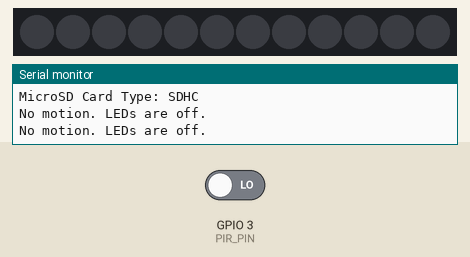
This sketch was run on a simulated ESP32. Parts: 12 RGB LEDs in strip order, left to right, the last lines printed to the serial monitor. The inputs (shaded band) are chosen by the test bench; at power-on: GPIO 3 (PIR_PIN) LOW. Dim RGB values are drawn brighter than linear; storage starts empty; the camera gives no picture.

Above: at 1.5 s.
1.6 s: GPIO 3 (PIR_PIN) driven HIGH
At 3.7 s:
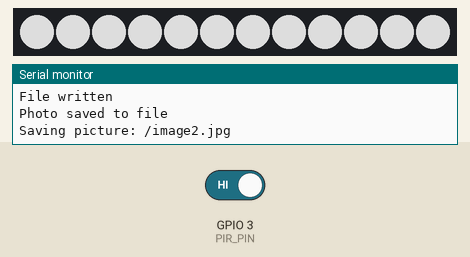
5.7 s: GPIO 3 (PIR_PIN) driven LOW
Timing chart, 0 to 8.7 s (numbered marks = the images above; inputs shaded):
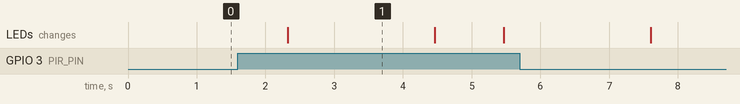

The sketch:

CAM_IPR_LED_working.ino
```cpp
/*
  XIAO ESP32S3 Sense Camera
  Takes a picture and turns on LEDs
  Saves to MicroSD card in JPG format

  Tian Lan
*/

// Include required libraries
#include <Arduino.h>
#include <esp_camera.h>
#include <FS.h>
#include <SD.h>
#include <SPI.h>
#include <Adafruit_NeoPixel.h>
// Define camera model & pinout
#define CAMERA_MODEL_XIAO_ESP32S3  // Has PSRAM
#include "camera_pins.h"
//#define DEBUG

/////////////////////////////
#define LED_PIN 2    // GPIO pin connected to the NeoPixel DIN
#define PIR_PIN 3    // GPIO pin connected to the PIR sensor OUT
#define NUM_LEDS 12   // Number of LEDs in the NeoPixel ring

// Define the number of pictures to take when motion is detected
int numPictures = 2; // Change this value to the desired number of pictures

// Define the duration (in milliseconds) to keep the LEDs on after motion is detected
unsigned long ledOnTime = 2000; // 5000 milliseconds = 5 seconds

// Create an Adafruit_NeoPixel object
Adafruit_NeoPixel strip = Adafruit_NeoPixel(NUM_LEDS, LED_PIN, NEO_GRB + NEO_KHZ800);

/////////////////////////////

// Camera status variable
bool camera_status = false;

// MicroSD status variable
bool sd_status = false;

// File Counter
int fileCount = 1;


// Save pictures to SD card
void photo_save(const char *fileName) {
  // Take a photo
  camera_fb_t *fb = esp_camera_fb_get();
  if (!fb) {
    Serial.println("Failed to get camera frame buffer");
    return;
  }
  // Save photo to file
  writeFile(SD, fileName, fb->buf, fb->len);

  // Release image buffer
  esp_camera_fb_return(fb);

  Serial.println("Photo saved to file");
}

// SD card write file
void writeFile(fs::FS &fs, const char *path, uint8_t *data, size_t len) {
  Serial.printf("Writing file: %s\r\n", path);

  File file = fs.open(path, FILE_WRITE);
  if (!file) {
    Serial.println("Failed to open file for writing");
    return;
  }
  if (file.write(data, len) == len) {
    Serial.println("File written");
  } else {
    Serial.println("Write failed");
  }
  file.close();
}


// Camera Parameters for setup
void CameraParameters() {
  // Define camera parameters
  camera_config_t config;
  config.ledc_channel = LEDC_CHANNEL_0;
  config.ledc_timer = LEDC_TIMER_0;
  config.pin_d0 = Y2_GPIO_NUM;
  config.pin_d1 = Y3_GPIO_NUM;
  config.pin_d2 = Y4_GPIO_NUM;
  config.pin_d3 = Y5_GPIO_NUM;
  config.pin_d4 = Y6_GPIO_NUM;
  config.pin_d5 = Y7_GPIO_NUM;
  config.pin_d6 = Y8_GPIO_NUM;
  config.pin_d7 = Y9_GPIO_NUM;
  config.pin_xclk = XCLK_GPIO_NUM;
  config.pin_pclk = PCLK_GPIO_NUM;
  config.pin_vsync = VSYNC_GPIO_NUM;
  config.pin_href = HREF_GPIO_NUM;
  config.pin_sscb_sda = SIOD_GPIO_NUM;
  config.pin_sscb_scl = SIOC_GPIO_NUM;
  config.pin_pwdn = PWDN_GPIO_NUM;
  config.pin_reset = RESET_GPIO_NUM;
  config.xclk_freq_hz = 20000000;
  config.frame_size = FRAMESIZE_UXGA;
  config.pixel_format = PIXFORMAT_JPEG;
  config.grab_mode = CAMERA_GRAB_WHEN_EMPTY;
  config.fb_location = CAMERA_FB_IN_PSRAM;
  config.jpeg_quality = 12;
  config.fb_count = 1;

  // if PSRAM IC present, init with UXGA resolution and higher JPEG quality
  //                      for larger pre-allocated frame buffer.
  if (config.pixel_format == PIXFORMAT_JPEG) {
    if (psramFound()) {
      config.jpeg_quality = 10;
      config.fb_count = 2;
      config.grab_mode = CAMERA_GRAB_LATEST;
    } else {
      // Limit the frame size when PSRAM is not available
      config.frame_size = FRAMESIZE_SVGA;
      config.fb_location = CAMERA_FB_IN_DRAM;
    }
  } else {
    // Best option for face detection/recognition
    config.frame_size = FRAMESIZE_240X240;
#if CONFIG_IDF_TARGET_ESP32S3
    config.fb_count = 2;
#endif
  }

  // Camera init
  esp_err_t err = esp_camera_init(&config);
  if (err != ESP_OK) {
    Serial.printf("Camera init failed with error 0x%x", err);
    return;
  }
}


void setup() {
  // Start Serial Monitor, wait until port is ready
  Serial.begin(115200);
#ifdef DEBUG
  while (!Serial)
    ;
#endif
  // Define Camera Parameters and Initialize
  CameraParameters();

  // Camera is good, set status
  camera_status = true;
  Serial.println("Camera OK!");

  // Initialize the MicroSD card
  if (!SD.begin(21)) {
    Serial.println("Failed to mount MicroSD Card!");
    while (1)
      ;
  }

  // Determine what type of MicroSD card is mounted
  uint8_t cardType = SD.cardType();

  if (cardType == CARD_NONE) {
    Serial.println("No MicroSD card inserted!");
    return;
  }

  // Print card type
  Serial.print("MicroSD Card Type: ");
  if (cardType == CARD_MMC) {
    Serial.println("MMC");
  } else if (cardType == CARD_SD) {
    Serial.println("SDSC");
  } else if (cardType == CARD_SDHC) {
    Serial.println("SDHC");
  } else {
    Serial.println("UNKNOWN");
  }
  // MicroSD is good, set status
  sd_status = true;

  // Initialize the NeoPixel strip
  strip.begin();
  strip.setBrightness(50);  // Set brightness (0-255)
  strip.show();  // Initialize all pixels to 'off'

  // Initialize the PIR sensor
  pinMode(PIR_PIN, INPUT);
}

void loop() {

  // Make sure the camera and MicroSD are ready
  if (camera_status && sd_status) {


      // Take picture and record sound
      if (digitalRead(PIR_PIN) == HIGH) {
      // Motion detected: turn on all LEDs to white
      Serial.println("Motion detected! Taking Pics&Turning on LEDs.");
      for (int i = 0; i < NUM_LEDS; i++) {
        strip.setPixelColor(i, strip.Color(255, 255, 255)); // White color
        strip.setBrightness(150); // 0-255
      }
      strip.show();  // Update the strip to show the new color

      for (int i = 0; i < numPictures; i++) {
        // Create image file name
        char imageFileName[32];
        sprintf(imageFileName, "/image%d.jpg", fileCount);

        // Take a picture
        photo_save(imageFileName);
        Serial.printf("Saving picture: %s\r\n", imageFileName);


        // Increment file counter
        fileCount++;
        // Add a delay between pictures (e.g., 1 second)
        //delay(1000);
      }


   /*   else {
    // No motion: turn off all LEDs
    Serial.println("No motion. Turning off LEDs.");
    strip.clear();  // Clear all pixels (turn off)
    strip.show();   // Update the strip to show the cleared pixels
  }  */
     // Keep LEDs on for the specified time
      delay(ledOnTime);

      // After the delay, turn off the LEDs
      Serial.println("Turning off LEDs.");
      strip.clear();  // Clear all pixels (turn off)
      strip.show();   // Update the strip to show the cleared pixels

    } else {
      // No motion: make sure LEDs are off
      Serial.println("No motion. LEDs are off.");
      strip.clear();  // Clear all pixels (turn off)
      strip.show();   // Update the strip to show the cleared pixels
    }

    delay(1000); //frequency of IPR detection
  }
}
```

camera_pins.h
```cpp
#if defined(CAMERA_MODEL_WROVER_KIT)
#define PWDN_GPIO_NUM  -1
#define RESET_GPIO_NUM -1
#define XCLK_GPIO_NUM  21
#define SIOD_GPIO_NUM  26
#define SIOC_GPIO_NUM  27

#define Y9_GPIO_NUM    35
#define Y8_GPIO_NUM    34
#define Y7_GPIO_NUM    39
#define Y6_GPIO_NUM    36
#define Y5_GPIO_NUM    19
#define Y4_GPIO_NUM    18
#define Y3_GPIO_NUM    5
#define Y2_GPIO_NUM    4
#define VSYNC_GPIO_NUM 25
#define HREF_GPIO_NUM  23
#define PCLK_GPIO_NUM  22

#elif defined(CAMERA_MODEL_ESP_EYE)
#define PWDN_GPIO_NUM  -1
#define RESET_GPIO_NUM -1
#define XCLK_GPIO_NUM  4
#define SIOD_GPIO_NUM  18
#define SIOC_GPIO_NUM  23

#define Y9_GPIO_NUM    36
#define Y8_GPIO_NUM    37
#define Y7_GPIO_NUM    38
#define Y6_GPIO_NUM    39
#define Y5_GPIO_NUM    35
#define Y4_GPIO_NUM    14
#define Y3_GPIO_NUM    13
#define Y2_GPIO_NUM    34
#define VSYNC_GPIO_NUM 5
#define HREF_GPIO_NUM  27
#define PCLK_GPIO_NUM  25

#define LED_GPIO_NUM 22

#elif defined(CAMERA_MODEL_M5STACK_PSRAM)
#define PWDN_GPIO_NUM  -1
#define RESET_GPIO_NUM 15
#define XCLK_GPIO_NUM  27
#define SIOD_GPIO_NUM  25
#define SIOC_GPIO_NUM  23

#define Y9_GPIO_NUM    19
#define Y8_GPIO_NUM    36
#define Y7_GPIO_NUM    18
#define Y6_GPIO_NUM    39
#define Y5_GPIO_NUM    5
#define Y4_GPIO_NUM    34
#define Y3_GPIO_NUM    35
#define Y2_GPIO_NUM    32
#define VSYNC_GPIO_NUM 22
#define HREF_GPIO_NUM  26
#define PCLK_GPIO_NUM  21

#elif defined(CAMERA_MODEL_M5STACK_V2_PSRAM)
#define PWDN_GPIO_NUM  -1
#define RESET_GPIO_NUM 15
#define XCLK_GPIO_NUM  27
#define SIOD_GPIO_NUM  22
#define SIOC_GPIO_NUM  23

#define Y9_GPIO_NUM    19
#define Y8_GPIO_NUM    36
#define Y7_GPIO_NUM    18
#define Y6_GPIO_NUM    39
#define Y5_GPIO_NUM    5
#define Y4_GPIO_NUM    34
#define Y3_GPIO_NUM    35
#define Y2_GPIO_NUM    32
#define VSYNC_GPIO_NUM 25
#define HREF_GPIO_NUM  26
#define PCLK_GPIO_NUM  21

#elif defined(CAMERA_MODEL_M5STACK_WIDE)
#define PWDN_GPIO_NUM  -1
#define RESET_GPIO_NUM 15
#define XCLK_GPIO_NUM  27
#define SIOD_GPIO_NUM  22
#define SIOC_GPIO_NUM  23

#define Y9_GPIO_NUM    19
#define Y8_GPIO_NUM    36
#define Y7_GPIO_NUM    18
#define Y6_GPIO_NUM    39
#define Y5_GPIO_NUM    5
#define Y4_GPIO_NUM    34
#define Y3_GPIO_NUM    35
#define Y2_GPIO_NUM    32
#define VSYNC_GPIO_NUM 25
#define HREF_GPIO_NUM  26
#define PCLK_GPIO_NUM  21

#define LED_GPIO_NUM 2

#elif defined(CAMERA_MODEL_M5STACK_ESP32CAM)
#define PWDN_GPIO_NUM  -1
#define RESET_GPIO_NUM 15
#define XCLK_GPIO_NUM  27
#define SIOD_GPIO_NUM  25
#define SIOC_GPIO_NUM  23

#define Y9_GPIO_NUM    19
#define Y8_GPIO_NUM    36
#define Y7_GPIO_NUM    18
#define Y6_GPIO_NUM    39
#define Y5_GPIO_NUM    5
#define Y4_GPIO_NUM    34
#define Y3_GPIO_NUM    35
#define Y2_GPIO_NUM    17
#define VSYNC_GPIO_NUM 22
#define HREF_GPIO_NUM  26
#define PCLK_GPIO_NUM  21

#elif defined(CAMERA_MODEL_M5STACK_UNITCAM)
#define PWDN_GPIO_NUM  -1
#define RESET_GPIO_NUM 15
#define XCLK_GPIO_NUM  27
#define SIOD_GPIO_NUM  25
#define SIOC_GPIO_NUM  23

#define Y9_GPIO_NUM    19
#define Y8_GPIO_NUM    36
#define Y7_GPIO_NUM    18
#define Y6_GPIO_NUM    39
#define Y5_GPIO_NUM    5
#define Y4_GPIO_NUM    34
#define Y3_GPIO_NUM    35
#define Y2_GPIO_NUM    32
#define VSYNC_GPIO_NUM 22
#define HREF_GPIO_NUM  26
#define PCLK_GPIO_NUM  21

#elif defined(CAMERA_MODEL_M5STACK_CAMS3_UNIT)
#define PWDN_GPIO_NUM  -1
#define RESET_GPIO_NUM 21
#define XCLK_GPIO_NUM  11
#define SIOD_GPIO_NUM  17
#define SIOC_GPIO_NUM  41

#define Y9_GPIO_NUM    13
#define Y8_GPIO_NUM    4
#define Y7_GPIO_NUM    10
#define Y6_GPIO_NUM    5
#define Y5_GPIO_NUM    7
#define Y4_GPIO_NUM    16
#define Y3_GPIO_NUM    15
#define Y2_GPIO_NUM    6
#define VSYNC_GPIO_NUM 42
#define HREF_GPIO_NUM  18
#define PCLK_GPIO_NUM  12

#define LED_GPIO_NUM 14

#elif defined(CAMERA_MODEL_AI_THINKER)
#define PWDN_GPIO_NUM  32
#define RESET_GPIO_NUM -1
#define XCLK_GPIO_NUM  0
#define SIOD_GPIO_NUM  26
#define SIOC_GPIO_NUM  27

#define Y9_GPIO_NUM    35
#define Y8_GPIO_NUM    34
#define Y7_GPIO_NUM    39
#define Y6_GPIO_NUM    36
#define Y5_GPIO_NUM    21
#define Y4_GPIO_NUM    19
#define Y3_GPIO_NUM    18
#define Y2_GPIO_NUM    5
#define VSYNC_GPIO_NUM 25
#define HREF_GPIO_NUM  23
#define PCLK_GPIO_NUM  22

// 4 for flash led or 33 for normal led
#define LED_GPIO_NUM   4

#elif defined(CAMERA_MODEL_TTGO_T_JOURNAL)
#define PWDN_GPIO_NUM  0
#define RESET_GPIO_NUM 15
#define XCLK_GPIO_NUM  27
#define SIOD_GPIO_NUM  25
#define SIOC_GPIO_NUM  23

#define Y9_GPIO_NUM    19
#define Y8_GPIO_NUM    36
#define Y7_GPIO_NUM    18
#define Y6_GPIO_NUM    39
#define Y5_GPIO_NUM    5
#define Y4_GPIO_NUM    34
#define Y3_GPIO_NUM    35
#define Y2_GPIO_NUM    17
#define VSYNC_GPIO_NUM 22
#define HREF_GPIO_NUM  26
#define PCLK_GPIO_NUM  21

#elif defined(CAMERA_MODEL_XIAO_ESP32S3)
#define PWDN_GPIO_NUM  -1
#define RESET_GPIO_NUM -1
#define XCLK_GPIO_NUM  10
#define SIOD_GPIO_NUM  40
#define SIOC_GPIO_NUM  39

#define Y9_GPIO_NUM    48
#define Y8_GPIO_NUM    11
#define Y7_GPIO_NUM    12
#define Y6_GPIO_NUM    14
#define Y5_GPIO_NUM    16
#define Y4_GPIO_NUM    18
#define Y3_GPIO_NUM    17
#define Y2_GPIO_NUM    15
#define VSYNC_GPIO_NUM 38
#define HREF_GPIO_NUM  47
#define PCLK_GPIO_NUM  13

#elif defined(CAMERA_MODEL_ESP32_CAM_BOARD)
// The 18 pin header on the board has Y5 and Y3 swapped
#define USE_BOARD_HEADER 0
#define PWDN_GPIO_NUM    32
#define RESET_GPIO_NUM   33
#define XCLK_GPIO_NUM    4
#define SIOD_GPIO_NUM    18
#define SIOC_GPIO_NUM    23

#define Y9_GPIO_NUM 36
#define Y8_GPIO_NUM 19
#define Y7_GPIO_NUM 21
#define Y6_GPIO_NUM 39
#if USE_BOARD_HEADER
#define Y5_GPIO_NUM 13
#else
#define Y5_GPIO_NUM 35
#endif
#define Y4_GPIO_NUM 14
#if USE_BOARD_HEADER
#define Y3_GPIO_NUM 35
#else
#define Y3_GPIO_NUM 13
#endif
#define Y2_GPIO_NUM    34
#define VSYNC_GPIO_NUM 5
#define HREF_GPIO_NUM  27
#define PCLK_GPIO_NUM  25

#elif defined(CAMERA_MODEL_ESP32S3_CAM_LCD)
#define PWDN_GPIO_NUM  -1
#define RESET_GPIO_NUM -1
#define XCLK_GPIO_NUM  40
#define SIOD_GPIO_NUM  17
#define SIOC_GPIO_NUM  18

#define Y9_GPIO_NUM    39
#define Y8_GPIO_NUM    41
#define Y7_GPIO_NUM    42
#define Y6_GPIO_NUM    12
#define Y5_GPIO_NUM    3
#define Y4_GPIO_NUM    14
#define Y3_GPIO_NUM    47
#define Y2_GPIO_NUM    13
#define VSYNC_GPIO_NUM 21
#define HREF_GPIO_NUM  38
#define PCLK_GPIO_NUM  11

#elif defined(CAMERA_MODEL_ESP32S2_CAM_BOARD)
// The 18 pin header on the board has Y5 and Y3 swapped
#define USE_BOARD_HEADER 0
#define PWDN_GPIO_NUM    1
#define RESET_GPIO_NUM   2
#define XCLK_GPIO_NUM    42
#define SIOD_GPIO_NUM    41
#define SIOC_GPIO_NUM    18

#define Y9_GPIO_NUM 16
#define Y8_GPIO_NUM 39
#define Y7_GPIO_NUM 40
#define Y6_GPIO_NUM 15
#if USE_BOARD_HEADER
#define Y5_GPIO_NUM 12
#else
#define Y5_GPIO_NUM 13
#endif
#define Y4_GPIO_NUM 5
#if USE_BOARD_HEADER
#define Y3_GPIO_NUM 13
#else
#define Y3_GPIO_NUM 12
#endif
#define Y2_GPIO_NUM    14
#define VSYNC_GPIO_NUM 38
#define HREF_GPIO_NUM  4
#define PCLK_GPIO_NUM  3

#elif defined(CAMERA_MODEL_ESP32S3_EYE)
#define PWDN_GPIO_NUM  -1
#define RESET_GPIO_NUM -1
#define XCLK_GPIO_NUM  15
#define SIOD_GPIO_NUM  4
#define SIOC_GPIO_NUM  5

#define Y2_GPIO_NUM 11
#define Y3_GPIO_NUM 9
#define Y4_GPIO_NUM 8
#define Y5_GPIO_NUM 10
#define Y6_GPIO_NUM 12
#define Y7_GPIO_NUM 18
#define Y8_GPIO_NUM 17
#define Y9_GPIO_NUM 16

#define VSYNC_GPIO_NUM 6
#define HREF_GPIO_NUM  7
#define PCLK_GPIO_NUM  13

#elif defined(CAMERA_MODEL_DFRobot_FireBeetle2_ESP32S3) || defined(CAMERA_MODEL_DFRobot_Romeo_ESP32S3)
#define PWDN_GPIO_NUM  -1
#define RESET_GPIO_NUM -1
#define XCLK_GPIO_NUM  45
#define SIOD_GPIO_NUM  1
#define SIOC_GPIO_NUM  2

#define Y9_GPIO_NUM    48
#define Y8_GPIO_NUM    46
#define Y7_GPIO_NUM    8
#define Y6_GPIO_NUM    7
#define Y5_GPIO_NUM    4
#define Y4_GPIO_NUM    41
#define Y3_GPIO_NUM    40
#define Y2_GPIO_NUM    39
#define VSYNC_GPIO_NUM 6
#define HREF_GPIO_NUM  42
#define PCLK_GPIO_NUM  5

#else
#error "Camera model not selected"
#endif
```

Measured:
- after the input at 1.6 s, the LEDs: change after 0.72 s (image 1)
- what the display in image 1 shows lasts 2.2 s, from 2.3 s to 4.5 s
